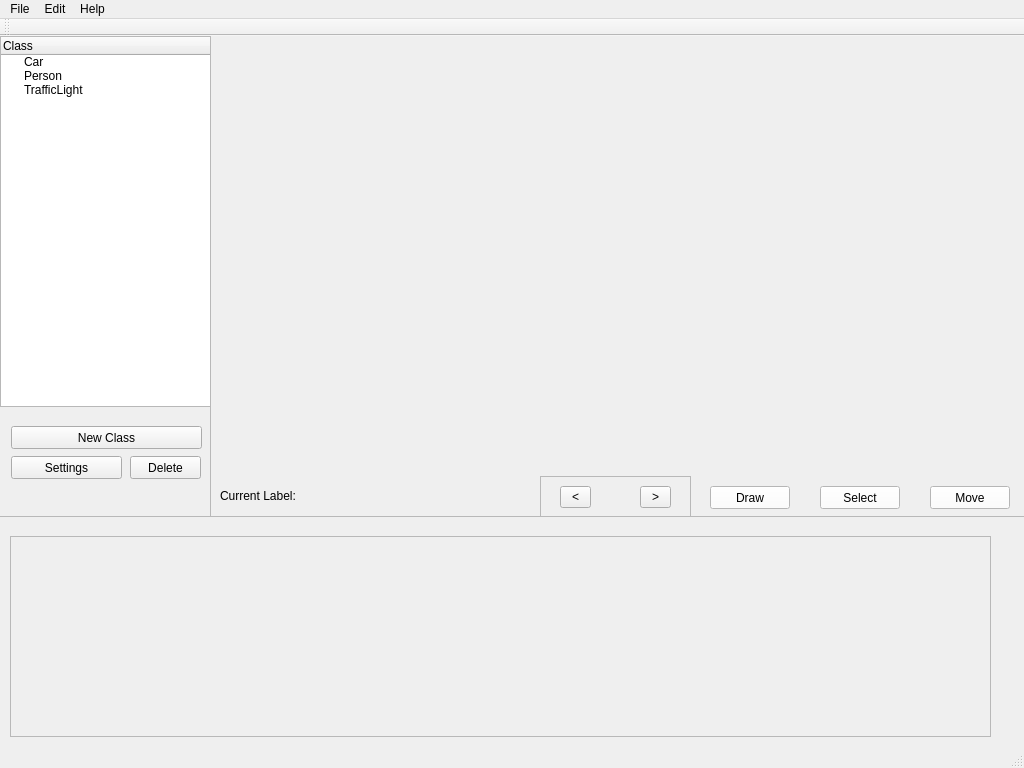
<?xml version="1.0" encoding="UTF-8"?>
<ui version="4.0">
 <class>MainWindow</class>
 <widget class="QMainWindow" name="MainWindow">
  <property name="geometry">
   <rect>
    <x>0</x>
    <y>0</y>
    <width>1024</width>
    <height>768</height>
   </rect>
  </property>
  <property name="sizePolicy">
   <sizepolicy hsizetype="Preferred" vsizetype="Preferred">
    <horstretch>0</horstretch>
    <verstretch>0</verstretch>
   </sizepolicy>
  </property>
  <property name="windowTitle">
   <string>Camera Data Annotation Interface</string>
  </property>
  <property name="tabShape">
   <enum>QTabWidget::Rounded</enum>
  </property>
  <widget class="QWidget" name="centralWidget">
   <widget class="QFrame" name="previewFrame">
    <property name="geometry">
     <rect>
      <x>210</x>
      <y>-10</y>
      <width>821</width>
      <height>491</height>
     </rect>
    </property>
    <property name="frameShape">
     <enum>QFrame::StyledPanel</enum>
    </property>
    <property name="frameShadow">
     <enum>QFrame::Raised</enum>
    </property>
    <widget class="QFrame" name="previewstepFrame">
     <property name="geometry">
      <rect>
       <x>330</x>
       <y>450</y>
       <width>151</width>
       <height>41</height>
      </rect>
     </property>
     <property name="frameShape">
      <enum>QFrame::StyledPanel</enum>
     </property>
     <property name="frameShadow">
      <enum>QFrame::Raised</enum>
     </property>
     <widget class="QToolButton" name="previmgButton">
      <property name="geometry">
       <rect>
        <x>20</x>
        <y>10</y>
        <width>31</width>
        <height>22</height>
       </rect>
      </property>
      <property name="text">
       <string>&lt;</string>
      </property>
     </widget>
     <widget class="QToolButton" name="nextimgButton">
      <property name="geometry">
       <rect>
        <x>100</x>
        <y>10</y>
        <width>31</width>
        <height>22</height>
       </rect>
      </property>
      <property name="text">
       <string>&gt;</string>
      </property>
     </widget>
    </widget>
    <widget class="QLabel" name="classSelectedLabel">
     <property name="geometry">
      <rect>
       <x>10</x>
       <y>460</y>
       <width>311</width>
       <height>20</height>
      </rect>
     </property>
     <property name="text">
      <string>Current Label: </string>
     </property>
     <property name="textFormat">
      <enum>Qt::PlainText</enum>
     </property>
     <property name="classSelected" stdset="0">
      <string/>
     </property>
    </widget>
    <widget class="LabelArea" name="labelarea" native="true">
     <property name="geometry">
      <rect>
       <x>0</x>
       <y>10</y>
       <width>811</width>
       <height>431</height>
      </rect>
     </property>
     <property name="mouseTracking">
      <bool>true</bool>
     </property>
    </widget>
    <widget class="QPushButton" name="drawToolButton">
     <property name="geometry">
      <rect>
       <x>500</x>
       <y>460</y>
       <width>80</width>
       <height>23</height>
      </rect>
     </property>
     <property name="styleSheet">
      <string notr="true">background-color: rgb(255,255,255);</string>
     </property>
     <property name="text">
      <string>Draw</string>
     </property>
    </widget>
    <widget class="QPushButton" name="selectionToolButton">
     <property name="geometry">
      <rect>
       <x>610</x>
       <y>460</y>
       <width>80</width>
       <height>23</height>
      </rect>
     </property>
     <property name="styleSheet">
      <string notr="true">background-color: rgb(255,255,255);</string>
     </property>
     <property name="text">
      <string>Select</string>
     </property>
    </widget>
    <widget class="QPushButton" name="moveToolButton">
     <property name="geometry">
      <rect>
       <x>720</x>
       <y>460</y>
       <width>80</width>
       <height>23</height>
      </rect>
     </property>
     <property name="styleSheet">
      <string notr="true">background-color: rgb(255,255,255);</string>
     </property>
     <property name="text">
      <string>Move</string>
     </property>
    </widget>
   </widget>
   <widget class="QFrame" name="classFrame">
    <property name="geometry">
     <rect>
      <x>-10</x>
      <y>-10</y>
      <width>221</width>
      <height>491</height>
     </rect>
    </property>
    <property name="frameShape">
     <enum>QFrame::StyledPanel</enum>
    </property>
    <property name="frameShadow">
     <enum>QFrame::Raised</enum>
    </property>
    <widget class="QPushButton" name="newclassButton">
     <property name="geometry">
      <rect>
       <x>21</x>
       <y>400</y>
       <width>191</width>
       <height>23</height>
      </rect>
     </property>
     <property name="focusPolicy">
      <enum>Qt::StrongFocus</enum>
     </property>
     <property name="text">
      <string>New Class</string>
     </property>
    </widget>
    <widget class="QPushButton" name="editclassButton">
     <property name="geometry">
      <rect>
       <x>21</x>
       <y>430</y>
       <width>111</width>
       <height>23</height>
      </rect>
     </property>
     <property name="focusPolicy">
      <enum>Qt::StrongFocus</enum>
     </property>
     <property name="text">
      <string>Settings</string>
     </property>
    </widget>
    <widget class="QPushButton" name="deleteclassButton">
     <property name="geometry">
      <rect>
       <x>140</x>
       <y>430</y>
       <width>71</width>
       <height>23</height>
      </rect>
     </property>
     <property name="text">
      <string>Delete</string>
     </property>
    </widget>
    <widget class="QTreeWidget" name="classTreeWidget">
     <property name="geometry">
      <rect>
       <x>10</x>
       <y>10</y>
       <width>211</width>
       <height>371</height>
      </rect>
     </property>
     <property name="contextMenuPolicy">
      <enum>Qt::NoContextMenu</enum>
     </property>
     <property name="editTriggers">
      <set>QAbstractItemView::DoubleClicked|QAbstractItemView::EditKeyPressed</set>
     </property>
     <column>
      <property name="text">
       <string>Class</string>
      </property>
     </column>
     <item>
      <property name="text">
       <string>Car</string>
      </property>
      <property name="flags">
       <set>ItemIsSelectable|ItemIsEditable|ItemIsDragEnabled|ItemIsDropEnabled|ItemIsUserCheckable|ItemIsEnabled</set>
      </property>
     </item>
     <item>
      <property name="text">
       <string>Person</string>
      </property>
      <property name="flags">
       <set>ItemIsSelectable|ItemIsEditable|ItemIsDragEnabled|ItemIsDropEnabled|ItemIsUserCheckable|ItemIsEnabled</set>
      </property>
     </item>
     <item>
      <property name="text">
       <string>TrafficLight</string>
      </property>
      <property name="flags">
       <set>ItemIsSelectable|ItemIsEditable|ItemIsDragEnabled|ItemIsDropEnabled|ItemIsUserCheckable|ItemIsEnabled</set>
      </property>
     </item>
    </widget>
   </widget>
   <widget class="QScrollArea" name="scrollArea">
    <property name="geometry">
     <rect>
      <x>10</x>
      <y>500</y>
      <width>981</width>
      <height>201</height>
     </rect>
    </property>
    <property name="widgetResizable">
     <bool>true</bool>
    </property>
    <widget class="QWidget" name="scrollAreaWidgetContents">
     <property name="geometry">
      <rect>
       <x>0</x>
       <y>0</y>
       <width>979</width>
       <height>199</height>
      </rect>
     </property>
    </widget>
   </widget>
  </widget>
  <widget class="QMenuBar" name="menuBar">
   <property name="enabled">
    <bool>true</bool>
   </property>
   <property name="geometry">
    <rect>
     <x>0</x>
     <y>0</y>
     <width>1024</width>
     <height>20</height>
    </rect>
   </property>
   <property name="sizePolicy">
    <sizepolicy hsizetype="MinimumExpanding" vsizetype="Minimum">
     <horstretch>0</horstretch>
     <verstretch>0</verstretch>
    </sizepolicy>
   </property>
   <widget class="QMenu" name="menuFile">
    <property name="title">
     <string>File</string>
    </property>
    <addaction name="actionImport"/>
    <addaction name="actionExport"/>
   </widget>
   <widget class="QMenu" name="menuEdit">
    <property name="title">
     <string>Edit</string>
    </property>
    <addaction name="actionEdit"/>
   </widget>
   <widget class="QMenu" name="menuHelp">
    <property name="title">
     <string>Help</string>
    </property>
    <addaction name="actionno_elp"/>
   </widget>
   <addaction name="menuFile"/>
   <addaction name="menuEdit"/>
   <addaction name="menuHelp"/>
  </widget>
  <widget class="QToolBar" name="mainToolBar">
   <property name="enabled">
    <bool>false</bool>
   </property>
   <attribute name="toolBarArea">
    <enum>TopToolBarArea</enum>
   </attribute>
   <attribute name="toolBarBreak">
    <bool>false</bool>
   </attribute>
  </widget>
  <widget class="QStatusBar" name="statusBar">
   <property name="enabled">
    <bool>true</bool>
   </property>
  </widget>
  <action name="actionImport">
   <property name="text">
    <string>Import</string>
   </property>
  </action>
  <action name="actionExport">
   <property name="text">
    <string>Export</string>
   </property>
  </action>
  <action name="actionno_elp">
   <property name="text">
    <string>Qt Documentation</string>
   </property>
  </action>
  <action name="actionEdit">
   <property name="text">
    <string>Settings</string>
   </property>
  </action>
 </widget>
 <layoutdefault spacing="6" margin="11"/>
 <customwidgets>
  <customwidget>
   <class>LabelArea</class>
   <extends>QWidget</extends>
   <header>labelarea.h</header>
   <container>1</container>
  </customwidget>
 </customwidgets>
 <resources/>
 <connections/>
</ui>
